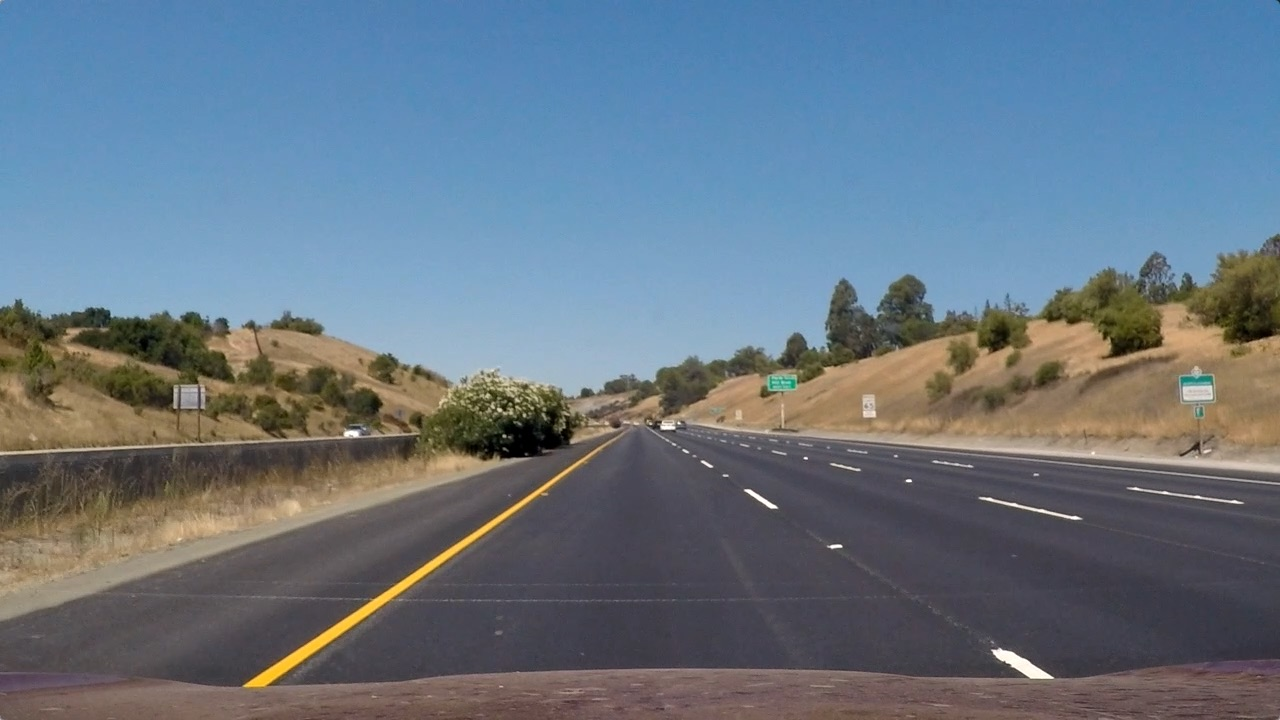
#> input picture test_images/straight_lines1.jpg, 1280 x 720 px; its folder holds only this picture in this run
$ python -i functions.py   (imports and definitions only)   (older library calls are emulated)
#> lines starting #> are read from the running program, lines starting #| are printed output that depends on the picture; after the words box and inside, x2 and y2 are one past the last pixel; in counts of white or black regions, pixels touching at a corner belong together
import numpy as np
import cv2
#import matplotlib.pyplot as plt
#from moviepy.editor import VideoFileClip

def remove_noise(image, kernel_size):
    return cv2.GaussianBlur(image, (kernel_size, kernel_size), 0)

def Edge_Detection(img):
    # Convert to HLS color space and separate the V channel
    hls = cv2.cvtColor(img, cv2.COLOR_RGB2HLS)
#> hls: shape (720, 1280, 3); mean of channels 0, 1, 2 85.5, 117, 67
    hsv = cv2.cvtColor(img, cv2.COLOR_RGB2HSV)
#> hsv: shape (720, 1280, 3); mean H, S, V 85.5, 85, 143.4
    s_channel = hls[:,:,2]
    v_channel=  hsv[:,:,2]
    _,v_channel=cv2.threshold(v_channel,180, 255, cv2.THRESH_BINARY_INV)
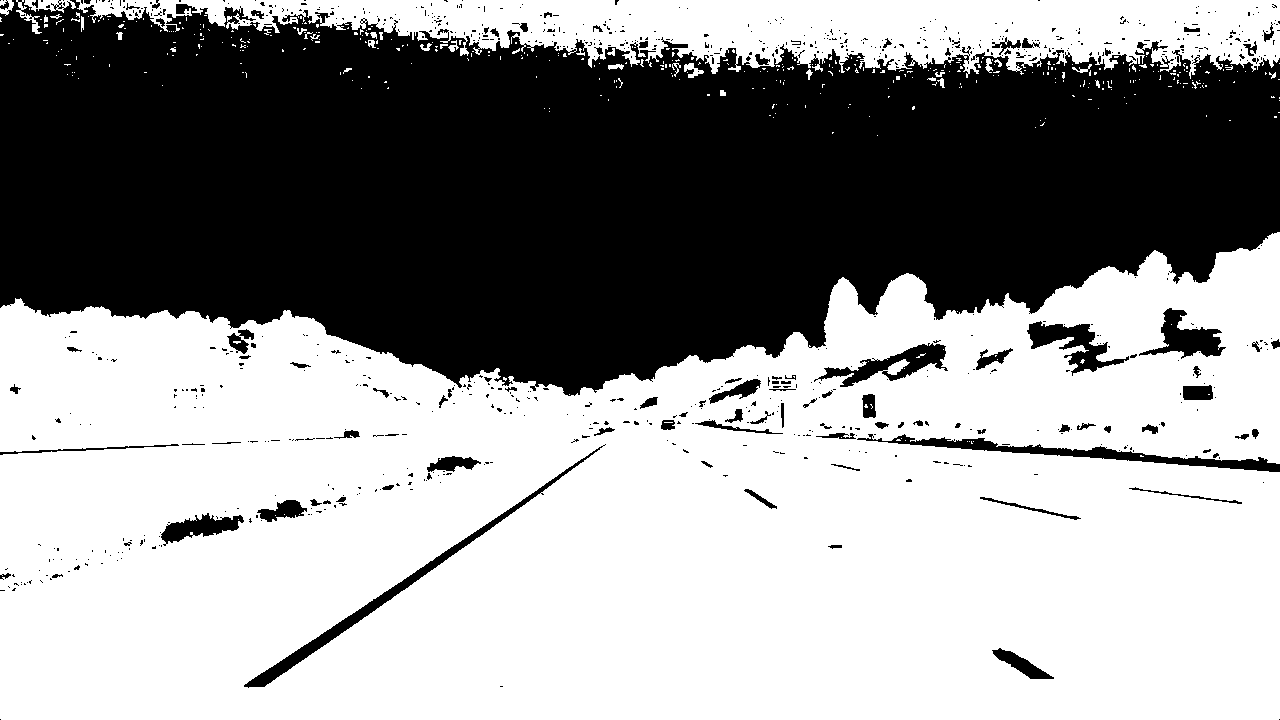
#> v_channel: shape (720, 1280); 58.9% white; 827 black regions (722 under 20 px), largest, box (x1, y1, x2, y2) and area: (0, 0, 1280, 396) 354105, (244, 444, 606, 688) 3225, (857, 434, 1280, 472) 3166
    canny_s =cv2.Canny(remove_noise(s_channel,5),50,150)
#> canny_s: shape (720, 1280); 1.5% white in thin lines or dots
    canny_v =cv2.Canny(remove_noise(v_channel,7),50,150)
#> canny_v: shape (720, 1280); 2.5% white in thin lines or dots
    canny_output = canny_s | canny_v
#> canny_output: shape (720, 1280); 3.8% white in thin lines or dots
    return canny_output


def perspective_transform(image):
    height = image.shape[0]
    width = image.shape[1]
    # Quadrangle vertices coordinates in the source image
    s1 = [width // 2 - int(width*0.07) , height * 0.65]
    s2 = [width // 2 + int(width*0.08), height * 0.65]
    s3 = [int(0.1*width), height]
    s4 = [width , height]
    src = np.float32([s1, s2, s3, s4])
    # Quadrangle vertices coordinates in the destination image
    d1 = [0, 0]
    d2 = [width, 0]
    d3 = [0, height]
    d4 = [width, height]
    dst = np.float32([d1, d2, d3, d4])
    # Given src and dst points we calculate the perspective transform matrix
    M = cv2.getPerspectiveTransform(src, dst)
    # Warp the image
    warped = cv2.warpPerspective(image, M, (width, height))
    return warped


def inv_perspective_transform(image):
    height = image.shape[0]
    width = image.shape[1]
    # Quadrangle verties coordinates in the source image
    d1 = [width // 2 - int(width*0.07) , height * 0.65] ## 0.65 --> 0.55
    d2 = [width // 2 + int(width*0.08), height * 0.65]## 0.65
    d3 = [int(0.1*width), height]
    d4 = [width , height]
    dst = np.float32([d1, d2, d3, d4])
    # Quadrangle verties coordinates in the destination image
    s1 = [0, 0]
    s2 = [width, 0]
    s3 = [0, height]
    s4 = [width, height]
    src = np.float32([s1, s2, s3, s4])
    # Given src and dst points we calculate the perspective transform matrix
    M = cv2.getPerspectiveTransform(src, dst)
    # Warp the image
    unwrap_m = cv2.warpPerspective(image, M, (width, height))
    # We also calculate the oposite transform
    return unwrap_m


def get_hist(img):
    hist = np.sum(img[img.shape[0]//2:,:], axis=0)
    return hist

left_a, left_b, left_c = [],[],[]
right_a, right_b, right_c = [],[],[]

def sliding_window(img, nwindows=9, margin=150, minpix = 1, draw_windows=True):
#> called with nwindows = 9, margin = 150, minpix = 1, draw_windows = False
    global left_a, left_b, left_c,right_a, right_b, right_c
    left_fit_= np.empty(3)
    right_fit_ = np.empty(3)
    out_img = np.dstack((img, img, img))*255

    histogram = get_hist(img)
#> in get_hist, `hist = np.sum(img[img.shape[0]//2:,:], axis=0)`: hist = 1280 values, max 45444 at index 122, min 0 at index 0, mean 2048.7
#> histogram has the same summary as hist in get_hist
    # find peaks of left and right halves
    midpoint = int(histogram.shape[0]/2)
    leftx_base = np.argmax(histogram[:midpoint])
#> leftx_base = 122
    rightx_base = np.argmax(histogram[midpoint:]) + midpoint
#> rightx_base = 1073


    # Set height of windows
    window_height = np.int(img.shape[0]/nwindows)
    # Identify the x and y positions of all nonzero pixels in the image
    nonzero = img.nonzero()
#> nonzero = 51235 positions, rows 0 to 703, columns 58 to 1134
    nonzeroy = np.array(nonzero[0])
    nonzerox = np.array(nonzero[1])
    # Current positions to be updated for each window
    leftx_current = leftx_base
#> leftx_current = 122
    rightx_current = rightx_base
#> rightx_current = 1073


    # Create empty lists to receive left and right lane pixel indices
    left_lane_inds = []
    right_lane_inds = []

    # Step through the windows one by one
    for window in range(nwindows):
        # Identify window boundaries in x and y (and right and left)
        win_y_low = img.shape[0] - (window+1)*window_height
        win_y_high = img.shape[0] - window*window_height
        win_xleft_low = leftx_current - margin
        win_xleft_high = leftx_current + margin
        win_xright_low = rightx_current - margin
        win_xright_high = rightx_current + margin
        # Draw the windows on the visualization image
        if draw_windows == True:
            cv2.rectangle(out_img,(win_xleft_low,win_y_low),(win_xleft_high,win_y_high),
            (100,255,255), 3)
            cv2.rectangle(out_img,(win_xright_low,win_y_low),(win_xright_high,win_y_high),
            (100,255,255), 3)
        # Identify the nonzero pixels in x and y within the window
        good_left_inds = ((nonzeroy >= win_y_low) & (nonzeroy < win_y_high) &
        (nonzerox >= win_xleft_low) &  (nonzerox < win_xleft_high)).nonzero()[0]
        good_right_inds = ((nonzeroy >= win_y_low) & (nonzeroy < win_y_high) &
        (nonzerox >= win_xright_low) &  (nonzerox < win_xright_high)).nonzero()[0]
        # Append these indices to the lists
        left_lane_inds.append(good_left_inds)
        right_lane_inds.append(good_right_inds)
        # If you found > minpix pixels, recenter next window on their mean position
        if len(good_left_inds) > minpix:
            leftx_current = np.int(np.mean(nonzerox[good_left_inds]))
        if len(good_right_inds) > minpix:
            rightx_current = np.int(np.mean(nonzerox[good_right_inds]))
#> this loop made 9 passes
#> (win_xleft_low, win_xleft_high, win_xright_low, win_xright_high, leftx_current, rightx_current) on passes 1, 3, 5, 6, 7, 8, 9: (-28, 272, 923, 1223, 89, 1089), (-53, 247, 939, 1239, 104, 1087), (-41, 259, 937, 1237, 111, 1082), (-39, 261, 932, 1232, 121, 1087), (-29, 271, 937, 1237, 119, 1106), (-31, 269, 956, 1256, 124, 1090), (-26, 274, 940, 1240, 115, 1111)
#> after the loop, left_lane_inds = 9 items; right_lane_inds = 9 items

    # Concatenate the arrays of indices
    left_lane_inds = np.concatenate(left_lane_inds)
    right_lane_inds = np.concatenate(right_lane_inds)
#> right_lane_inds = 10813 values, max 51098 at index 492, min 6434 at index 10766, mean 25124.4

    # Extract left and right line pixel positions
    leftx = nonzerox[left_lane_inds]
    lefty = nonzeroy[left_lane_inds]
    rightx = nonzerox[right_lane_inds]
#> rightx = 10813 values, max 1134 at index 8128, min 1051 at index 6291, mean 1087.2
    righty = nonzeroy[right_lane_inds]
#> righty = 10813 values, max 698 at index 484, min 79 at index 10766, mean 290.3

    # Fit a second order polynomial to each
    left_fit = np.polyfit(lefty, leftx, 2)
#> left_fit = [-0.000114, 0.0326, 118]
    right_fit = np.polyfit(righty, rightx, 2)
#> right_fit = [9.23e-05, -0.0773, 1100]

    left_a.append(left_fit[0])
    left_b.append(left_fit[1])
    left_c.append(left_fit[2])

    right_a.append(right_fit[0])
    right_b.append(right_fit[1])
    right_c.append(right_fit[2])

    left_fit_[0] = np.mean(left_a[-10:])
    left_fit_[1] = np.mean(left_b[-10:])
    left_fit_[2] = np.mean(left_c[-10:])

    right_fit_[0] = np.mean(right_a[-10:])
    right_fit_[1] = np.mean(right_b[-10:])
    right_fit_[2] = np.mean(right_c[-10:])

    # Generate x and y values for plotting
    ploty = np.linspace(0, img.shape[0]-1, img.shape[0] )
    left_fitx = left_fit_[0]*ploty**2 + left_fit_[1]*ploty + left_fit_[2]
    right_fitx = right_fit_[0]*ploty**2 + right_fit_[1]*ploty + right_fit_[2]

    out_img[nonzeroy[left_lane_inds], nonzerox[left_lane_inds]] = [255, 0, 100]
    out_img[nonzeroy[right_lane_inds], nonzerox[right_lane_inds]] = [0, 100, 255]
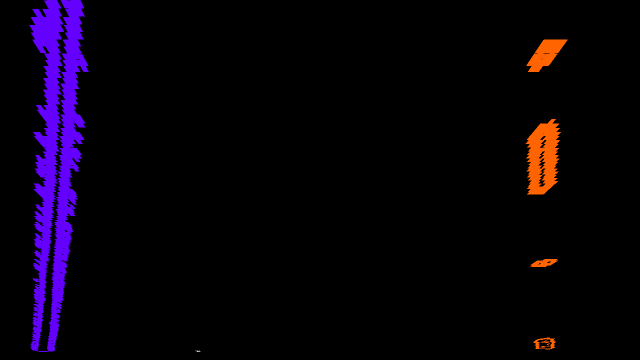
#> out_img: shape (720, 1280, 3) (shown at 1/2 size); mean of channels 0, 1, 2 11.2, 1.2, 7.4; drawn as B, G, R

    return out_img, (left_fitx, right_fitx), (left_fit_, right_fit_), ploty

# ------------------------- Draw Lanes----------------------------------------#
# ---------------------------------------------------------------------------#

def draw_lanes(img, left_fit, right_fit):
    ploty = np.linspace(0, img.shape[0] - 1, img.shape[0])
    color_img = np.zeros_like(img)

    left = np.array([np.transpose(np.vstack([left_fit, ploty]))])
    right = np.array([np.flipud(np.transpose(np.vstack([right_fit, ploty])))])
    points = np.hstack((left, right))

    cv2.fillPoly(color_img, np.int_(points), (34, 139, 34))
    inv_perspective = inv_perspective_transform(color_img)
    inv_perspective = cv2.addWeighted(img, 1, inv_perspective, 0.7, 0)
    return inv_perspective

# ---------------------------------------------------------------------------#


# ------------------------- Get Curve----------------------------------------#
# ---------------------------------------------------------------------------#
def get_curve(img, leftx, rightx):
    # Generate y values for plotting
    ploty = np.linspace(0, img.shape[0] - 1, img.shape[0])
    y_eval = np.max(ploty)
    # calculate meters per pixel (field of view in meters / image width)
    ym_per_pix = 30.5 / 720  # meters per pixel in y dimension
    xm_per_pix = 3.7 / 720  # meters per pixel in x dimension

    # Fit new polynomials to x,y in world space
    left_fit_cr = np.polyfit(ploty * ym_per_pix, leftx * xm_per_pix, 2)  ## Scaling for real world
#> left_fit_cr = [-0.000327, 0.00395, 0.606]
    right_fit_cr = np.polyfit(ploty * ym_per_pix, rightx * xm_per_pix, 2)
#> right_fit_cr = [0.000264, -0.00937, 5.65]
    # Calculate the new radii of curvature
    left_curverad = ((1 + (2 * left_fit_cr[0] * y_eval * ym_per_pix + left_fit_cr[1]) ** 2) ** 1.5) / np.absolute(
        2 * left_fit_cr[0])
#> left_curverad = 1527.8
    right_curverad = ((1 + (2 * right_fit_cr[0] * y_eval * ym_per_pix + right_fit_cr[1]) ** 2) ** 1.5) / np.absolute(
        2 * right_fit_cr[0])
#> right_curverad = 1891.9

    # calculate car position
    car_pos = img.shape[1] / 2

    # calculate lane center
    l_fit_x_int = left_fit_cr[0] * img.shape[0] ** 2 + left_fit_cr[1] * img.shape[0] + left_fit_cr[2]
#> l_fit_x_int = -166.3
    r_fit_x_int = right_fit_cr[0] * img.shape[0] ** 2 + right_fit_cr[1] * img.shape[0] + right_fit_cr[2]
#> r_fit_x_int = 135.9
    lane_center_position = (r_fit_x_int + l_fit_x_int) / 2
#> lane_center_position = -15.17

    center = (car_pos - lane_center_position) * xm_per_pix / 10
#> center = 0.337
    # Now our radius of curvature is in meters
    return (left_curverad, right_curverad, center)

# ---------------------------------------------------------------------------#


# ----------------------- Pipeline in Debugging Mode-------------------------#
# ---------------------------------------------------------------------------#
def pipeline_deb_mode(img):
    img_copy = img
    filters = []
    edge_output = Edge_Detection(img)  ## Output of Canny Edge Detection + Filtering
    warped = perspective_transform(edge_output)  ## Output of Perspective Transform
    sliding_out, curves, _, _ = sliding_window(warped, draw_windows=False)  ## Output of Sliding Window

    curve_radius = get_curve(img, curves[0], curves[1])  ## Return The radius of right and left curves
#> curve_radius = (1527.8, 1891.9, 0.337)

    lane_curve = np.mean(
        [curve_radius[0], curve_radius[1]])  ## Calculating the mean value of the right and left curves radius
#> lane_curve = 1709.9
    img = draw_lanes(img, curves[0], curves[1])
#> in draw_lanes, `left = np.array([np.transpose(np.vstack([left_fit, ploty]))])`: left = 720 pairs, first value 82.31 to 120.3, second value 0 to 719
#> in draw_lanes, `right = np.array([np.flipud(np.transpose(np.vstack([right_fit, ploty])..`: right = 720 pairs, first value 1083.8 to 1100, second value 0 to 719
#> in draw_lanes, `points = np.hstack((left, right))`: points = 1440 pairs, first value 82.31 to 1100, second value 0 to 719
#> in draw_lanes, `cv2.fillPoly(color_img, np.int_(points), (34, 139, 34))`:
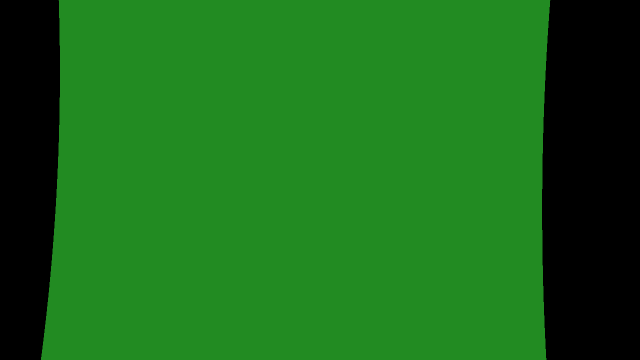
#> color_img: shape (720, 1280, 3) (shown at 1/2 size); mean of channels 0, 1, 2 26, 106.3, 26; drawn as B, G, R
#> in inv_perspective_transform, `M = cv2.getPerspectiveTransform(src, dst)`: M = [[0.149, -0.736, 551], [0, -0.484, 468], [0, -0.00116, 1]]

    ####

    font = cv2.FONT_HERSHEY_TRIPLEX
#> font = 4
    fontColor = (255, 255, 255)
    fontSize = 1.3
    cv2.putText(img, 'Radius of Curvature: {:.0f} m'.format(lane_curve), (30, 100), font, fontSize, fontColor, 2)
    cv2.putText(img, 'Vehicle is {:.4f} m of the center'.format(curve_radius[2]), (30, 150), font, fontSize, fontColor,
                2)
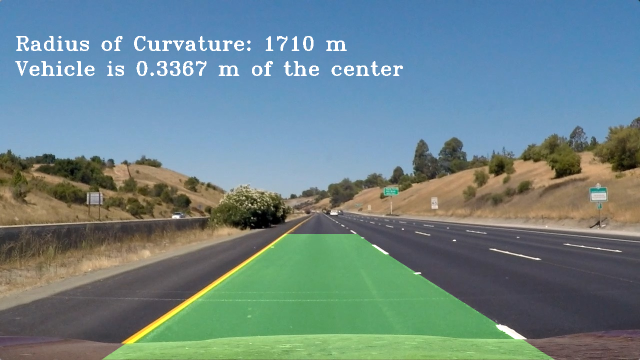
#> img: shape (720, 1280, 3) (shown at 1/2 size); mean R, G, B 108.7, 132.9, 135.5

    ###
    src = np.float32([(0.43, 0.65), (0.1, 1), (1, 1), (0.58, 0.65)])
    img_size = np.float32([(img.shape[1], img.shape[0])])
    src = src * img_size
    src = src.reshape((-1, 1, 2)).astype(np.int32)

    cv2.polylines(img_copy, [src], True, color=(255, 0, 0), thickness=4)
    ###

    filters.append(sliding_out)
    filters.append(warped)
    filters.append(img_copy)
    filters.append(edge_output)

    return show_debugging(img, filters)

# ---------------------------------------------------------------------------#


# ----------------------- Pipeline in Normal Mode ----------------------------#
# ----------------------------------------------------------------------------#

# [17 lines left out: function pipeline_normal_mode, not called in this run]

# ---------------------------------------------------------------------------#


# ------------ Function That Show Stacked Windows ----------------------------#
# ----------------------------------------------------------------------------#

def show_debugging(img, filters):
    font = cv2.FONT_HERSHEY_TRIPLEX
#> font = 4
    fontColor = (255, 255, 255)
    fontSize = 0.7
    # cv2.putText(img, 'Radius of Curvature: {:.0f} m'.format(lane_curve), (30, 100), font, fontSize, fontColor, 2)
    # cv2.putText(img, 'Vehicle is {:.4f} m of the center'.format(curve_radius[2]), (30, 150), font, fontSize, fontColor, 2)

    for i, filt in enumerate(filters):
        if (len(filt.shape) < 3):
            filters[i] = cv2.cvtColor(filt, cv2.COLOR_GRAY2RGB)
#> this loop made 4 passes
#> after the loop, filters = 4 items

    if len(filters) == 4:
        img_out = np.zeros((960, 1624, 3), dtype=np.uint8)
        img_out[0:576, 0:1024, 0:3] = cv2.resize(img, (1024, 576))  ## Real Image
        # ----------------------------------------
        img_out[576:, 0:512, 0:3] = cv2.resize(filters[0], (512, 384))
        img_out[576:, 512:1024, 0:3] = cv2.resize(filters[1], (512, 384))
        img_out[0:480, 1024:, 0:3] = cv2.resize(filters[2], (600, 480))
        img_out[480:, 1024:, 0:3] = cv2.resize(filters[3], (600, 480))

        cv2.putText(img_out, 'Sliding Window Result', (10, 585), font, fontSize, fontColor, 2)
        cv2.putText(img_out, 'Bird Eye View ', (530, 585), font, fontSize, fontColor, 2)
        cv2.putText(img_out, 'Edge Detection', (1035, 490), font, fontSize, fontColor, 2)
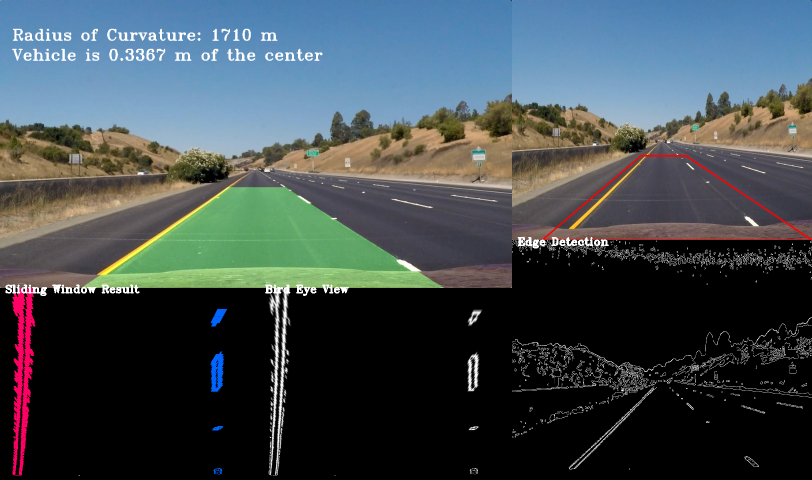
#> img_out: shape (960, 1624, 3) (shown at 1/2 size); mean R, G, B 65.3, 75.5, 79.8

    if len(filters) == 5:
        img_out = np.zeros((864, 1536, 3), dtype=np.uint8)
        img_out[0:576, 0:1024, 0:3] = cv2.resize(img, (1024, 576))
        # ----------------------------------------
        img_out[576:, 0:512, 0:3] = cv2.resize(filters[0], (512, 288))
        img_out[576:, 512:1024, 0:3] = cv2.resize(filters[1], (512, 288))
        img_out[576:, 1024:, 0:3] = cv2.resize(filters[2], (512, 288))
        img_out[:288, 1024:, 0:3] = cv2.resize(filters[3], (512, 288))
        img_out[288:576, 1024:, 0:3] = cv2.resize(filters[4], (512, 288))

    return img_out

# ---------------------------------------------------------------------------#

>>> import cv2
>>> picture = cv2.cvtColor(cv2.imread('test_images/straight_lines1.jpg'), cv2.COLOR_BGR2RGB)
>>> result = pipeline_deb_mode(picture)
